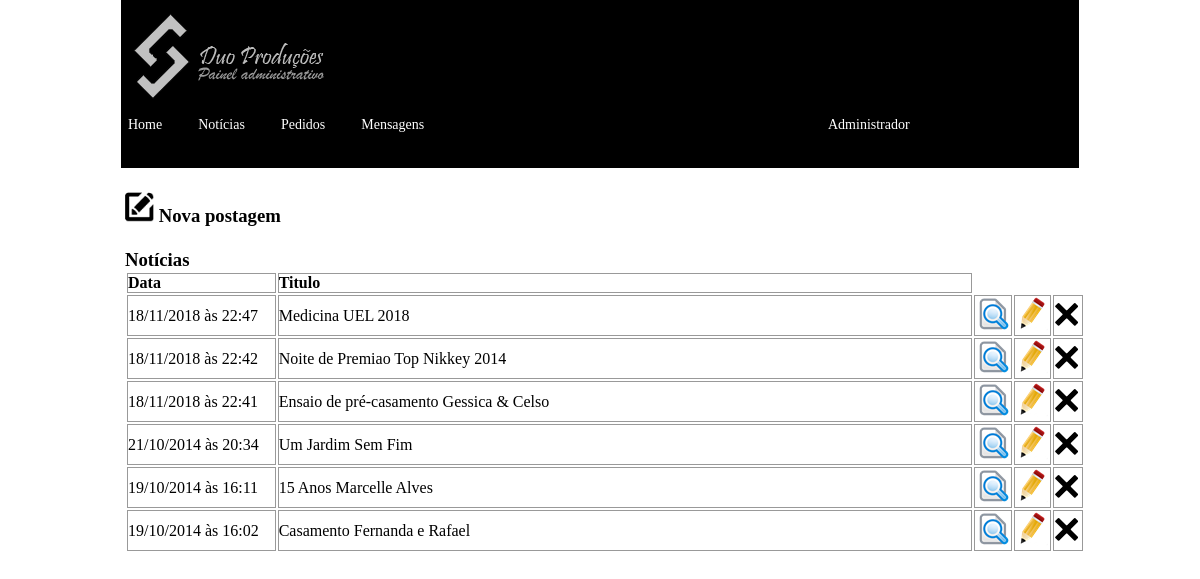
The page /noticias.php (signed in) on the database its author committed.
### tables this page shows
CREATE TABLE `noticia` (
  `idNoticia` int(11) NOT NULL,
  `titulo` varchar(90) NOT NULL,
  `subtitulo` varchar(150) NOT NULL,
  `noticia` longtext NOT NULL,
  `data` date NOT NULL,
  `hora` time NOT NULL,
  `imagem1` varchar(100) NOT NULL,
  `imagem2` varchar(100) NOT NULL,
  `imagem3` varchar(100) NOT NULL,
  `imagem4` varchar(100) NOT NULL,
  `curtir` int(11) NOT NULL
);

### noticias.php (the view, shortened to what this page needs)
<?php
include ("painel-logado-adm.php");
?>
</head>
<body>
<div class="center_content">
<h3>
<a href="new-noticias.php" style="text-decoration:none"><img src="imagens/icones/update1.png" /> <font color="#00000">Nova postagem</font></a>
<br /><br />
<b>Notícias </b><br />
</h3>
<table width="100%">
		<tr style="border: 1px solid #999">
			<td width="15%" style="border: 1px solid #999"><b>Data</b></td>
			<td width="70%" style="border: 1px solid #999"><b>Titulo</b></td>
		</tr>
			<?php
			$con=mysqli_connect("localhost","root","","tabela");
	$query = mysqli_query ($con,"SELECT * FROM noticia ORDER BY data DESC, hora DESC");
	while ($dados = mysqli_fetch_array ($query))
	{
		echo "<tr style=\"border: 1px solid #999\">";
				echo "<td width=\"15%\" style=\"border: 1px solid #999\">".date('d/m/Y', strtotime($dados['data']))?> às <?php echo "".date('H:i', strtotime($dados['hora'])). "</td>";
				echo "<td width=\"70%\" style=\"border: 1px solid #999\">".$dados['titulo']."</td>";
				echo "<td width=\"3%\" style=\"border: 1px solid #999\"><a href=\"noticia.php?id=".$dados['idNoticia']."\"><img src=\"imagens/view-icone.png\" /></a></td>";
				echo "<td width=\"3%\" style=\"border: 1px solid #999\"><a href=\"editarnoticia.php?id=".$dados['idNoticia']."\"> <img src=\"imagens/edit.png\" /></a></td>";
				echo "<td width=\"3%\" style=\"border: 1px solid #999\"><a href=\"adm/deletarnoticia.php?id=".$dados['idNoticia']."\"> <img src=\"imagens/delete.png\" /></a></td>";
								echo "</tr>";
			}
		?>
        </table>
</div>
</body>
</html>

### painel-logado-adm.php (shortened to what this page needs)
<!DOCTYPE html PUBLIC "-//W3C//DTD XHTML 1.0 Strict//EN" "http://www.w3.org/TR/xhtml1/DTD/xhtml1-strict.dtd">
<html xmlns="http://www.w3.org/1999/xhtml">
<head>
<link rel="stylesheet" type="text/css" href="adm/style.css" />
<link rel="stylesheet" type="text/css" href="adm/css/estilo.css" />
<link href="adm/SpryAssets/SpryValidationTextField.css" rel="stylesheet" type="text/css" />
<link href="adm/SpryAssets/SpryValidationPassword.css" rel="stylesheet" type="text/css" />
<body>
</head>
<div class="container">
<?php
$sessaoUsuario = $_SESSION ['nome'];
$sessaoSenha = $_SESSION ['senha'];
$sessaoSenhac= md5($sessaoSenha);
?>
<div id="main_container">
	<div class="header"><a href="adm/home.php"><div align="left"><img src="adm/logo novo definitivo 2.png" /></div></a>
  </div>
    <div class="menu">
        <ul>
        <li><a href="adm/home.php">Home</a></li>
        <li><a href="noticias.php" >Notícias</a></li>
        <li><a href="adm/pedidos.php" >Pedidos</a></li>
        <li><a href="adm/mensagens.php" >Mensagens</a></li>
        <div class="leftbox_right"><li><a href="">Administrador</a>
                <ul><?php
 $con=mysqli_connect("localhost","root","","tabela");
 $consulta = mysqli_query ($con, "select * from adm where nome ='$sessaoUsuario' and senha = '$sessaoSenhac'");
while ($dados = mysqli_fetch_array ($consulta))
				{?>
        <li><?php echo "<a href=\"alterarsenha.php?id=".$dados['idadm']."\">"; }?>Configurações</a></li>
        </ul></div>
    </div></div>
    </body>
    </html>

### adm/style.css (style rules this page uses)
#main_container { width:990px; height:auto; padding:0px 0 0px 0; margin:auto; }
.menu ul { padding:0;margin:0;list-style-type:none; height:35px; }
.menu ul li { float:left;height:35px;line-height:35px; }
.menu a, .menu a:visited { display:block;float:left;height:100%;font-size:14px;text-decoration:none;color:#FFFFFF;padding:0 3px 0 3px; margin:0 30px 0 0; }
.center_content { width:960px; clear:both; padding:35px 0 0 0; }
.leftbox_right { width:290px; float:right; margin:0 0 0 0; }

### adm/css/estilo.css (style rules this page uses)
* { padding:0; margin:0; }
.container { width:950px; background-color:#000; margin:0 auto; height: 160px; border-width:4px; border-style:solid; }
body { background-color:#FFF; }

### rows shown on the page
noticia: data "18/11/2018", hora "22:47", titulo "Medicina UEL 2018"
noticia: data "18/11/2018", hora "22:42", titulo "Noite de Premiao Top Nikkey 2014"
noticia: data "18/11/2018", hora "22:41", titulo "Ensaio de pré-casamento Gessica & Celso"
noticia: data "21/10/2014", hora "20:34", titulo "Um Jardim Sem Fim"
noticia: data "19/10/2014", hora "16:11", titulo "15 Anos Marcelle Alves"
noticia: data "19/10/2014", hora "16:02", titulo "Casamento Fernanda e Rafael"
